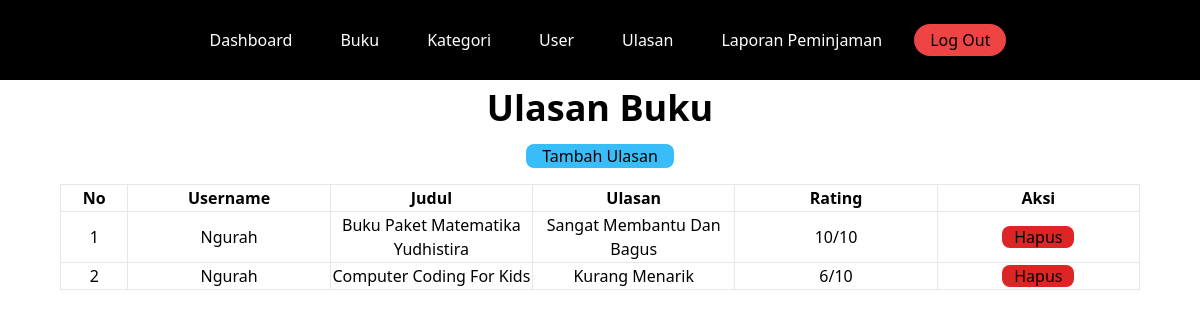
/admin/ulasan.php (signed in), run on the app's committed database.
### tables this page shows
CREATE TABLE `ulasan` (
  `UlasanID` int(11) NOT NULL,
  `UserID` int(11) NOT NULL,
  `BukuID` int(11) NOT NULL,
  `Ulasan` text NOT NULL,
  `Rating` int(11) NOT NULL
);

CREATE TABLE `user` (
  `UserID` int(11) NOT NULL,
  `NamaLengkap` varchar(255) NOT NULL,
  `Username` varchar(255) NOT NULL,
  `Level` int(11) NOT NULL,
  `Email` varchar(255) NOT NULL,
  `Alamat` text NOT NULL,
  `Password` varchar(255) NOT NULL
);

CREATE TABLE `buku` (
  `BukuID` int(11) NOT NULL,
  `KategoriID` int(11) NOT NULL,
  `Judul` varchar(255) NOT NULL,
  `Penulis` varchar(255) NOT NULL,
  `Penerbit` varchar(255) NOT NULL,
  `Foto` varchar(255) NOT NULL,
  `TahunTerbit` int(11) NOT NULL
);

### admin/ulasan.php (the view)
<?php
include "../components/head.php";
include "../components/koneksi.php";
?>
<div class="w-full capitalize">
    <?php include "./components/navbar.php";
    include "./components/izin.php"; ?>
    <div class="flex flex-col justify-center items-center text-center ">
        <h1 class="text-4xl font-bold my-2">Ulasan Buku</h1>
        <a href="./ulasan/tambah.php" class="bg-[#38BDF8] px-4 rounded rounded-lg mt-2 mb-4">tambah ulasan</a>
        <table class="w-[90%] table-fixed">
            <thead>
                <tr>
                    <th class="border w-[5%]">no</th>
                    <th class="border w-[15%]">Username</th>
                    <th class="border w-[15%]">Judul</th>
                    <th class="border w-[15%]">ulasan</th>
                    <th class="border w-[15%]">rating</th>
                    <th class="border w-[15%]">aksi</th>
                </tr>
            </thead>
            <tbody>
                <?php
                $no = 1;
                $data = mysqli_query($koneksi, "SELECT * FROM ulasan LEFT JOIN user ON ulasan.UserID = user.UserID LEFT JOIN buku ON ulasan.BukuID = buku.BukuID");
                while ($d = mysqli_fetch_array($data)) {
                ?>
                    <tr>
                        <td class="border">
                            <?php echo $no++ ?>
                        </td>
                        <td class="border">
                            <?php echo $d['Username'] ?>
                        </td>
                        <td class="border">
                            <?php echo $d['Judul'] ?>
                        </td>
                        <td class="border">
                            <?php echo $d['Ulasan'] ?>
                        </td>
                        <td class="border">
                            <?php echo $d['Rating'] ?>/10
                        </td>
                        <td class="border">
                            <a href="./ulasan/hapus.php?id=<?php echo $d['UlasanID'] ?>" class="bg-red-600 px-3 rounded rounded-lg">Hapus</a>
                        </td>
                    </tr>
                <?php
                }
                ?>
            </tbody>
        </table>
    </div>
</div>
<?php
include "../components/foot.php";
?>

### data on the page
ulasan: UserID.Username "Ngurah", BukuID.Judul "Buku Paket Matematika Yudhistira", Ulasan "Sangat Membantu Dan Bagus", Rating "10"
ulasan: UserID.Username "Ngurah", BukuID.Judul "Computer Coding For Kids", Ulasan "Kurang Menarik", Rating "6"
